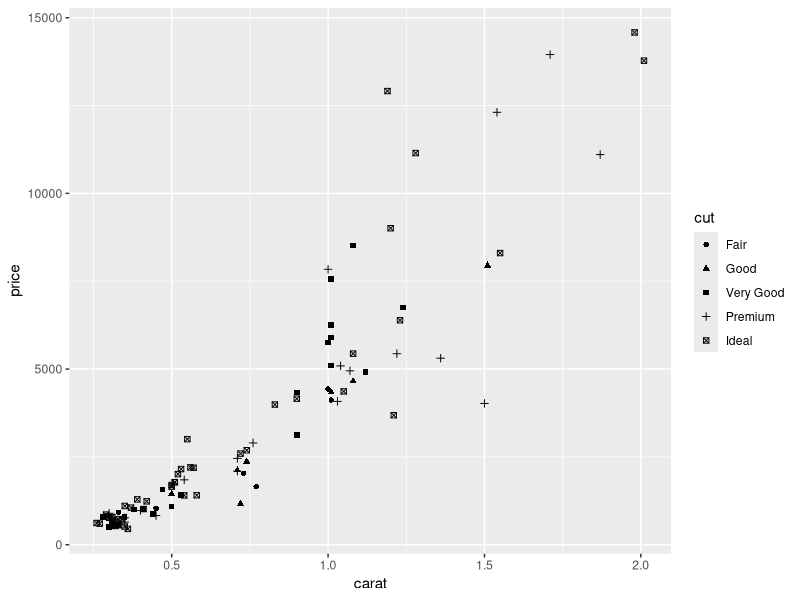
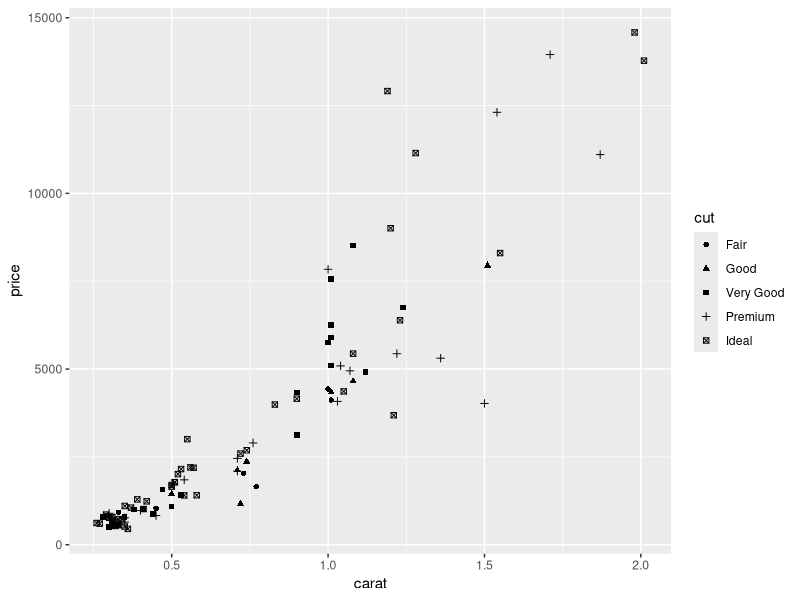
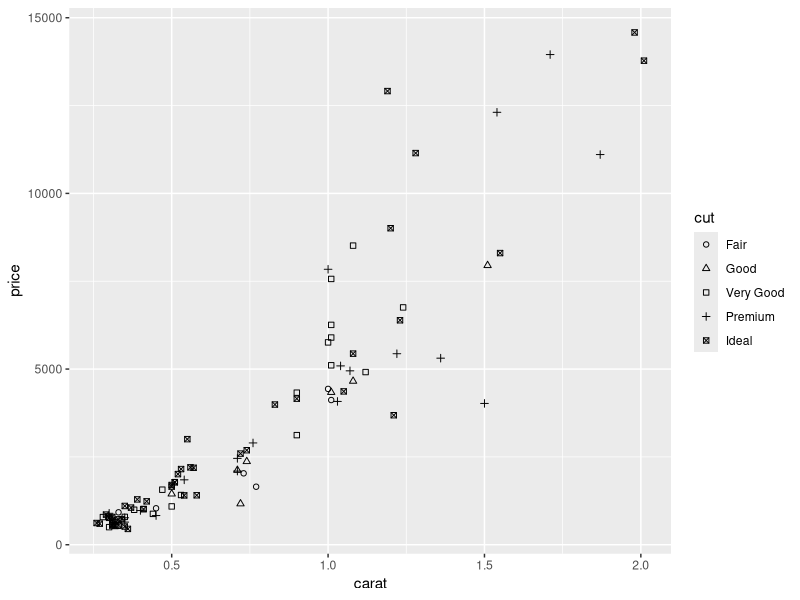
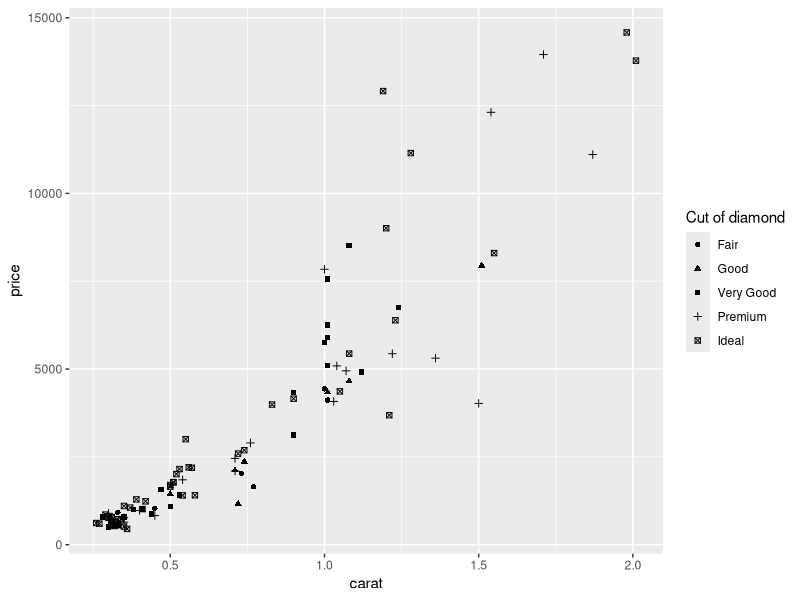
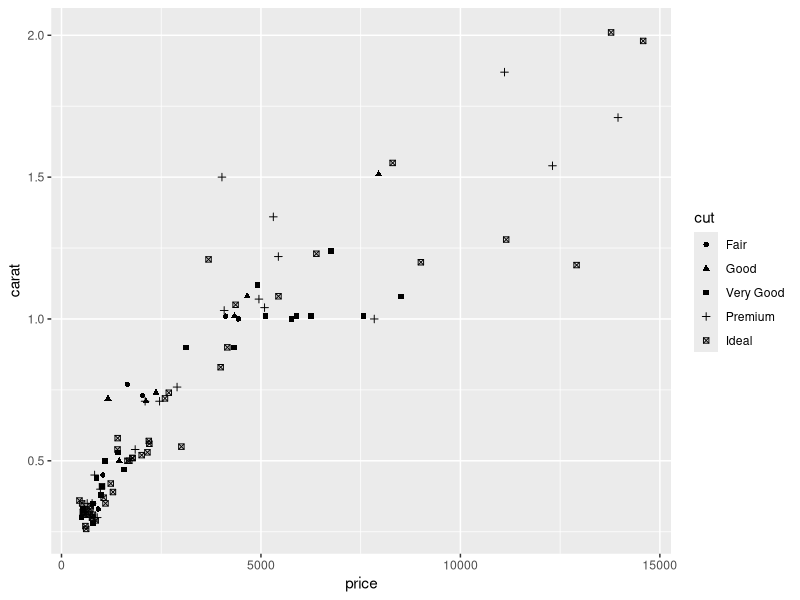
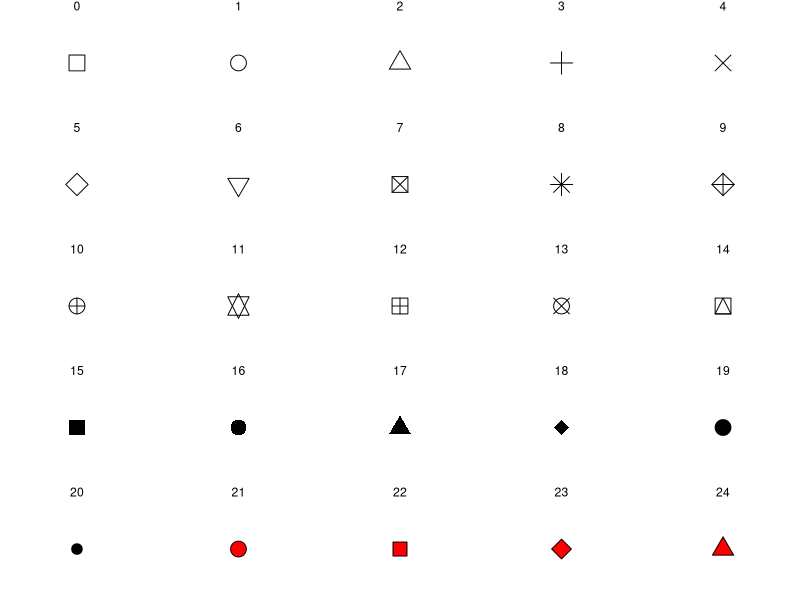

Generate these figures, in order, with R:
# r2py crawler metadata
# package: ggplot2
# source_type: rd_example
# topic: scale_shape.Rd
# source_file: C:\Users\bened\AppData\Local\R\win-library\4.5\ggplot2\help
# lines: 23

suppressPackageStartupMessages(library(ggplot2))
set.seed(596)
dsmall <- diamonds[sample(nrow(diamonds), 100), ]

(d <- ggplot(dsmall, aes(carat, price)) + geom_point(aes(shape = cut)))
d + scale_shape(solid = TRUE) # the default
d + scale_shape(solid = FALSE)
d + scale_shape(name = "Cut of diamond")

# To change order of levels, change order of
# underlying factor
levels(dsmall$cut) <- c("Fair", "Good", "Very Good", "Premium", "Ideal")

# Need to recreate plot to pick up new data
ggplot(dsmall, aes(price, carat)) + geom_point(aes(shape = cut))

# Show a list of available shapes
df_shapes <- data.frame(shape = 0:24)
ggplot(df_shapes, aes(0, 0, shape = shape)) +
  geom_point(aes(shape = shape), size = 5, fill = 'red') +
  scale_shape_identity() +
  facet_wrap(~shape) +
  theme_void()
